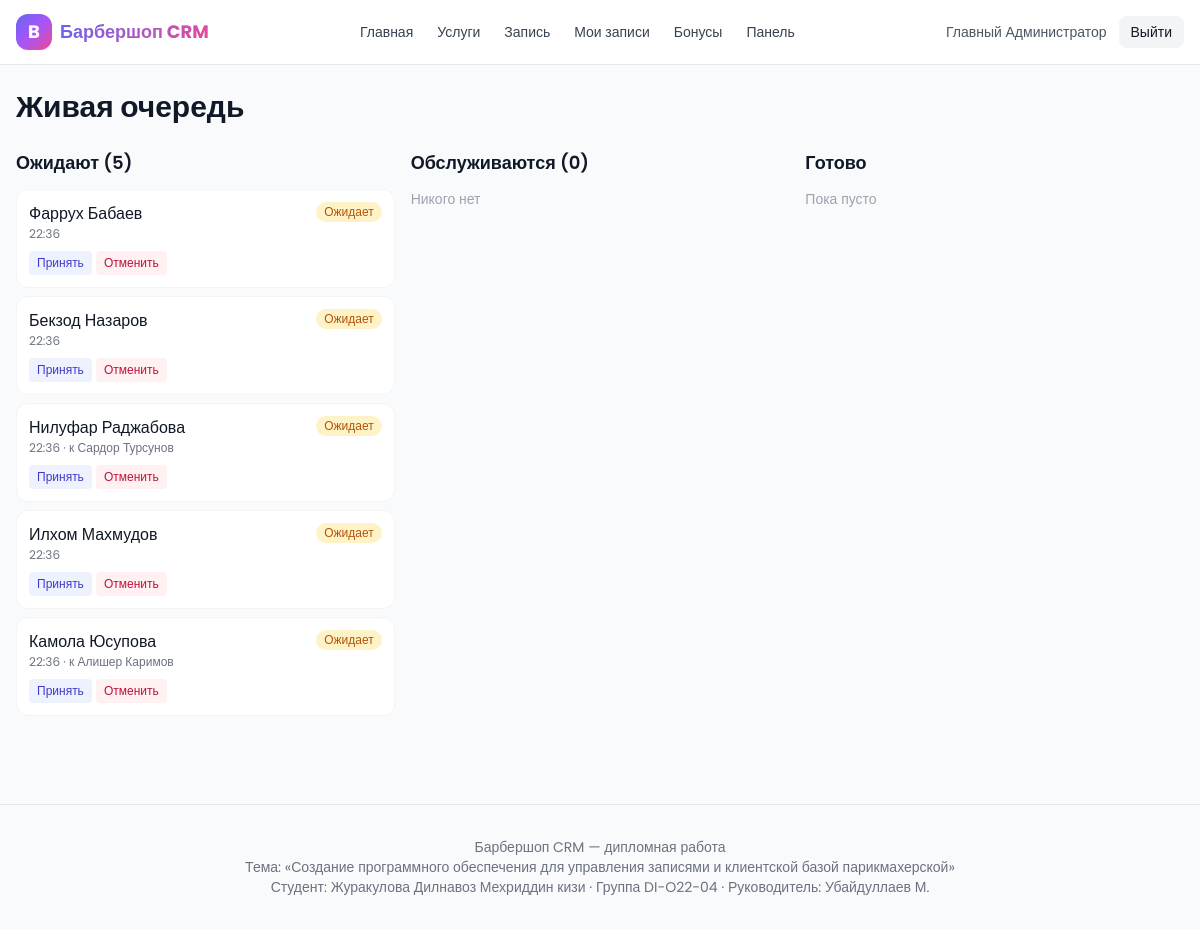
Page /dashboard/queue/ (signed in) on the committed database.
### accounts/models.py (models this page shows, shortened)
class User(AbstractUser):
    ROLE_CHOICES = [
        ('client', 'Клиент'),
        ('barber', 'Мастер'),
        ('admin', 'Администратор'),
    ]
    phone = models.CharField('Телефон', max_length=20, unique=True)
    role = models.CharField('Роль', max_length=20, choices=ROLE_CHOICES, default='client')
    avatar = models.ImageField('Аватар', upload_to='avatars/', null=True, blank=True)
    class Meta:
        verbose_name = 'Пользователь'
        verbose_name_plural = 'Пользователи'
    @property
    def is_staff_role(self):
        return self.role in ('barber', 'admin') or self.is_superuser

### liveline/models.py (models this page shows, shortened)
class QueueEntry(models.Model):
    STATUS_CHOICES = [
        ('waiting', 'Ожидает'),
        ('being_served', 'Обслуживается'),
        ('done', 'Готово'),
        ('cancelled', 'Отменено'),
    ]
    STATUS_BADGE = {
        'waiting': 'bg-amber-100 text-amber-700',
        'being_served': 'bg-indigo-100 text-indigo-700',
        'done': 'bg-emerald-100 text-emerald-700',
        'cancelled': 'bg-rose-100 text-rose-700',
    }
    client = models.ForeignKey(Client, on_delete=models.CASCADE, related_name='queue_entries', verbose_name='Клиент')
    preferred_barber = models.ForeignKey(Barber, on_delete=models.SET_NULL, null=True, blank=True, related_name='preferred_queue_entries', verbose_name='Желаемый мастер')
    joined_at = models.DateTimeField('Время прихода', auto_now_add=True)
    status = models.CharField('Статус', max_length=20, choices=STATUS_CHOICES, default='waiting')
    served_by = models.ForeignKey(Barber, on_delete=models.SET_NULL, null=True, blank=True, related_name='served_queue_entries', verbose_name='Обслужил')
    class Meta:
        verbose_name = 'Запись в очереди'
        verbose_name_plural = 'Очередь'
        ordering = ['joined_at']
    @property
    def badge_classes(self):
        return self.STATUS_BADGE.get(self.status, 'bg-slate-100 text-slate-700')

### clients/models.py (models this page shows, shortened)
class Client(models.Model):
    user = models.OneToOneField(settings.AUTH_USER_MODEL, on_delete=models.CASCADE, related_name='client_profile', verbose_name='Пользователь')
    birthday = models.DateField('День рождения', null=True, blank=True)
    preferred_barber = models.ForeignKey('staff.Barber', on_delete=models.SET_NULL, null=True, blank=True, related_name='regulars', verbose_name='Любимый мастер')
    notes = models.TextField('Заметки', blank=True)
    created_at = models.DateTimeField('Создан', auto_now_add=True)
    class Meta:
        verbose_name = 'Клиент'
        verbose_name_plural = 'Клиенты'
        ordering = ['-created_at']
    @property
    def full_name(self):
        return self.user.get_full_name() or self.user.username

### staff/models.py (models this page shows, shortened)
class Barber(models.Model):
    user = models.OneToOneField(settings.AUTH_USER_MODEL, on_delete=models.CASCADE, related_name='barber_profile', verbose_name='Пользователь')
    specialization = models.CharField('Специализация', max_length=120, blank=True)
    experience_years = models.PositiveIntegerField('Опыт (лет)', default=1)
    rating = models.DecimalField('Рейтинг', max_digits=4, decimal_places=2, default=5.0)
    bio = models.TextField('О мастере', blank=True)
    is_active = models.BooleanField('Активен', default=True)
    class Meta:
        verbose_name = 'Мастер'
        verbose_name_plural = 'Мастера'
        ordering = ['-rating']
    @property
    def full_name(self):
        return self.user.get_full_name() or self.user.username

### liveline/views.py (the view)
# urls.py: path('queue/', views.queue, name='queue'),
@login_required
@user_passes_test(_is_staff)
def queue(request):
    waiting = QueueEntry.objects.filter(status='waiting').select_related('client__user', 'preferred_barber__user')
    serving = QueueEntry.objects.filter(status='being_served').select_related('client__user', 'preferred_barber__user', 'served_by__user')
    done = QueueEntry.objects.filter(status='done').select_related('client__user').order_by('-joined_at')[:10]
    return render(request, 'dashboard/queue.html', {
        'waiting': waiting,
        'serving': serving,
        'done': done,
    })

### core/context_processors.py (called while the page is built)
def bmi_meta(request):
    return {
        'BMI_TOPIC': 'Создание программного обеспечения для управления записями и клиентской базой парикмахерской',
        'BMI_STUDENT': 'Журакулова Дилнавоз Мехриддин кизи',
        'BMI_GROUP': 'DI-O22-04',
        'BMI_SUPERVISOR': 'Убайдуллаев М.',
        'BRAND_NAME': 'Барбершоп CRM',
    }

### liveline/views.py (called while the page is built)
def _is_staff(user):
    return user.is_authenticated and getattr(user, 'is_staff_role', False)

### templates/dashboard/queue.html (shortened to what this page needs)
{% extends 'base.html' %}
{% block content %}
<h1 class="text-3xl font-bold mb-6">Живая очередь</h1>
<div class="grid md:grid-cols-3 gap-4">
  <section>
    <h2 class="text-lg font-semibold mb-3">Ожидают ({{ waiting|length }})</h2>
    <div class="space-y-2">
      {% for e in waiting %}{% include 'partials/queue_entry.html' with entry=e %}{% empty %}
        <p class="text-gray-400 text-sm">Никого нет</p>
      {% endfor %}
    </div>
  </section>
  <section>
    <h2 class="text-lg font-semibold mb-3">Обслуживаются ({{ serving|length }})</h2>
    <div class="space-y-2">
      {% for e in serving %}{% include 'partials/queue_entry.html' with entry=e %}{% empty %}
        <p class="text-gray-400 text-sm">Никого нет</p>
      {% endfor %}
    </div>
  </section>
  <section>
    <h2 class="text-lg font-semibold mb-3">Готово</h2>
    <div class="space-y-2">
      {% for e in done %}{% include 'partials/queue_entry.html' with entry=e %}{% empty %}
        <p class="text-gray-400 text-sm">Пока пусто</p>
      {% endfor %}
    </div>
  </section>
</div>
{% endblock %}

### templates/base.html (shortened to what this page needs)
{% load static %}
<!DOCTYPE html>
<html lang="ru">
<head>
  <script src="https://cdn.tailwindcss.com"></script>
</head>
<body class="bg-gray-50 text-gray-900 min-h-screen flex flex-col">
  <header class="bg-white border-b border-gray-200 sticky top-0 z-40">
    <div class="max-w-7xl mx-auto px-4 h-16 flex items-center justify-between">
      <a href="{% url 'core:landing' %}" class="flex items-center gap-2 font-bold text-lg">
        <span class="w-9 h-9 rounded-xl brand-gradient flex items-center justify-center text-white">B</span>
        <span class="brand-text">Барбершоп CRM</span>
      </a>
      <nav class="hidden md:flex items-center gap-6 text-sm font-medium text-gray-700">
        <a href="{% url 'core:landing' %}" class="hover:text-indigo-600">Главная</a>
        <a href="{% url 'services:list' %}" class="hover:text-indigo-600">Услуги</a>
        <a href="{% url 'bookings:calendar' %}" class="hover:text-indigo-600">Запись</a>
        {% if user.is_authenticated %}
          <a href="{% url 'clients:me' %}" class="hover:text-indigo-600">Мои записи</a>
          <a href="{% url 'clients:loyalty' %}" class="hover:text-indigo-600">Бонусы</a>
          {% if user.is_staff_role %}
            <a href="{% url 'core:dashboard' %}" class="hover:text-indigo-600">Панель</a>
          {% endif %}
        {% endif %}
      </nav>
      <div class="flex items-center gap-3">
        {% if user.is_authenticated %}
          <span class="hidden sm:inline text-sm text-gray-600">{{ user.get_full_name|default:user.username }}</span>
          <form method="post" action="{% url 'accounts:logout' %}">{% csrf_token %}
            <button class="px-3 py-1.5 text-sm rounded-lg bg-gray-100 hover:bg-gray-200">Выйти</button>
          </form>
        {% else %}
          <a href="{% url 'accounts:login' %}" class="px-3 py-1.5 text-sm rounded-lg bg-gray-100 hover:bg-gray-200">Войти</a>
          <a href="{% url 'accounts:register' %}" class="px-3 py-1.5 text-sm rounded-lg brand-gradient text-white">Регистрация</a>
        {% endif %}
      </div>
    </div>
  </header>
  <main class="flex-1 max-w-7xl mx-auto px-4 w-full py-6 pb-24 md:pb-6">
    {% block content %}{% endblock %}
  </main>
  {% include 'components/footer.html' %}
</body>
</html>

### templates/partials/queue_entry.html (shortened to what this page needs)
<div id="queue-entry-{{ entry.id }}" class="bg-white border border-gray-100 rounded-xl p-3">
  <div class="flex items-start justify-between mb-2">
    <div>
      <div class="font-medium">{{ entry.client.full_name }}</div>
      <div class="text-xs text-gray-500">{{ entry.joined_at|date:'H:i' }}{% if entry.preferred_barber %} · к {{ entry.preferred_barber.full_name }}{% endif %}</div>
    </div>
    <span class="text-xs px-2 py-0.5 rounded-full {{ entry.badge_classes }}">{{ entry.get_status_display }}</span>
  </div>
  <div class="flex gap-1 flex-wrap">
    {% if entry.status == 'waiting' %}
      <form hx-post="{% url 'liveline:queue_status' entry.id %}" hx-target="#queue-entry-{{ entry.id }}" hx-swap="outerHTML">{% csrf_token %}
        <button class="text-xs px-2 py-1 rounded bg-indigo-50 text-indigo-700">Принять</button>
      </form>
    {% endif %}
    {% if entry.status != 'cancelled' and entry.status != 'done' %}
      <form hx-post="{% url 'liveline:queue_status' entry.id %}" hx-target="#queue-entry-{{ entry.id }}" hx-swap="outerHTML">{% csrf_token %}
        <button class="text-xs px-2 py-1 rounded bg-rose-50 text-rose-700">Отменить</button>
      </form>
    {% endif %}
  </div>
</div>

### templates/base.html (style rules this page uses)
html, body { font-family: 'Poppins', sans-serif; }
.brand-gradient { background: linear-gradient(135deg, #6366f1 0%, #a855f7 50%, #ec4899 100%); }
.brand-text { background: linear-gradient(135deg, #6366f1, #ec4899); -webkit-background-clip: text; background-clip: text; color: transparent; }

### rows in the picture
User: get_full_name "Главный Администратор"
QueueEntry: client.full_name "Фаррух Бабаев", joined_at "22:36", status "Ожидает"
QueueEntry: client.full_name "Бекзод Назаров", joined_at "22:36", status "Ожидает"
QueueEntry: client.full_name "Нилуфар Раджабова", joined_at "22:36", preferred_barber.full_name "Сардор Турсунов", status "Ожидает"
QueueEntry: client.full_name "Илхом Махмудов", joined_at "22:36", status "Ожидает"
QueueEntry: client.full_name "Камола Юсупова", joined_at "22:36", preferred_barber.full_name "Алишер Каримов", status "Ожидает"

### other values in the picture
{{ waiting|length }} "5"
{{ serving|length }} "0"
